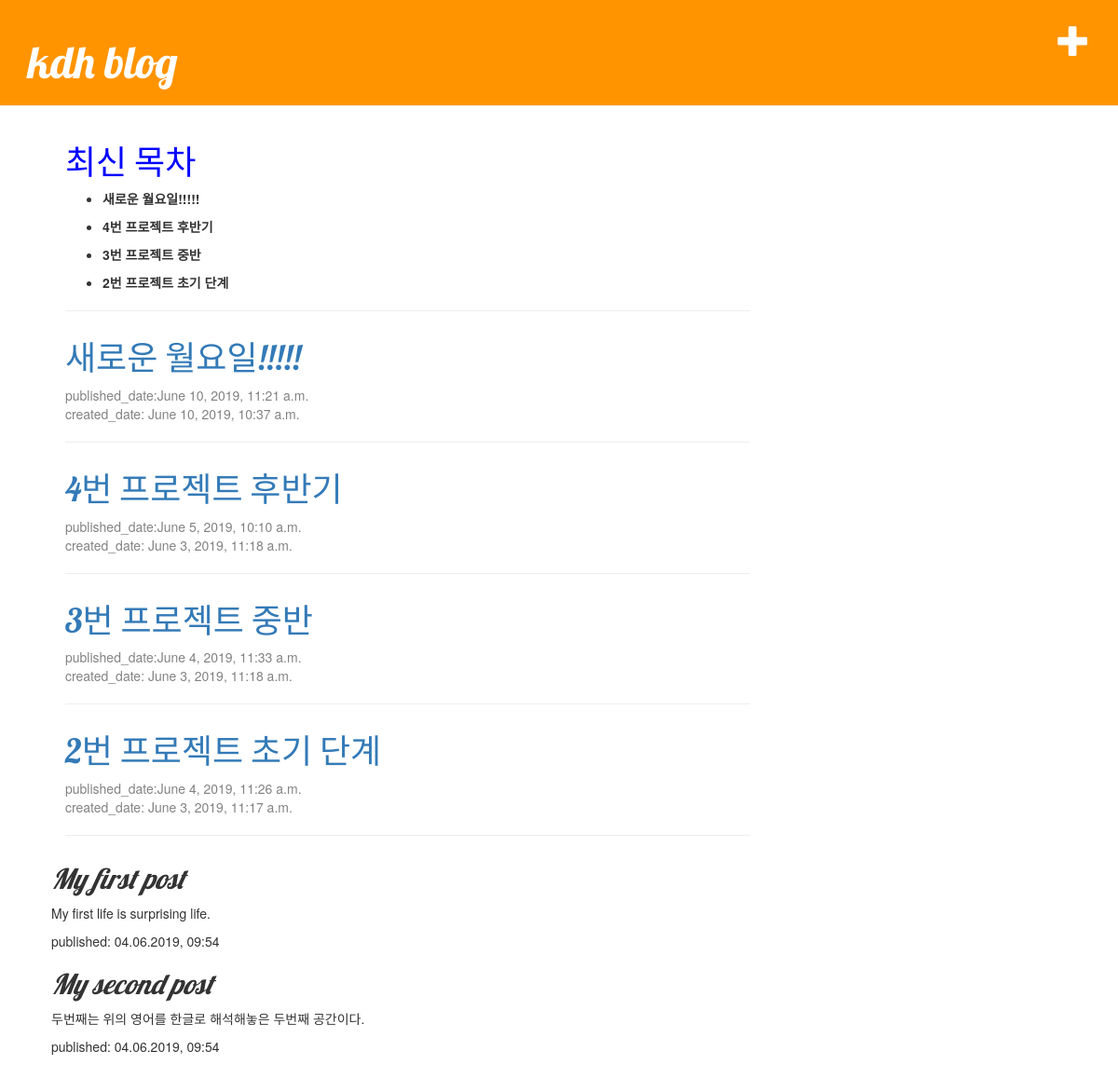
Screenshot of /blog/ with the database file from the repository.
### blog/models.py (models this page shows, shortened)
class Post(models.Model): # 모델을 정의하는 코드 모델 = 객체
    author = models.ForeignKey('auth.User', on_delete=models.CASCADE)
    title = models.CharField(max_length=200)
    text = models.TextField()
    created_date = models.DateTimeField(
            default=timezone.now)
    published_date = models.DateTimeField(
            blank=True, null=True)
    def __str__(self):
        return self.title

### blog/views.py (the view)
# urls.py: path('', views.post_list, name='post_list'),
def post_list(request):
    posts = Post.objects.filter(published_date__lte=timezone.now()).order_by('-published_date')
    return render(request, "blog/post_list.html", {'posts':posts})

### blog/templates/blog/post_list.html
{% extends 'blog/base.html' %}
{% block content %}
  <div class="post">
  <h1><font color=blue>최신 목차</font></h1>
  {% for post in posts %}
  <ul>
  <li><b>{{post}}</b><br/></li>
  </ul>
  {% endfor %}<hr/>
 </div>
    {% for post in posts %}
        <div class="post">
            <h1><a href="{% url 'post_detail' pk=post.pk %}">{{ post.title }}</a></h1>
            <div class="date">
                published_date:{{ post.published_date }}<br/>
                created_date: {{ post.created_date}}
            </div><hr/>
        </div>
    {% endfor %}
<div>
<h2><i>My first post</i></h2>
<p>My first life is surprising life.</p>
<p>published: 04.06.2019, 09:54</p>
</div>
<div>
<h2><i>My second post</i></h2>
<p>두번째는 위의 영어를 한글로 해석해놓은 두번째 공간이다.</p>
<p>published: 04.06.2019, 09:54</p>
</div>
{% endblock %}

### blog/templates/blog/base.html (shortened to what this page needs)
<!DOCTYPE html>
{% load static %}
<html>
    <head>
        <link rel="stylesheet" href="//maxcdn.bootstrapcdn.com/bootstrap/3.2.0/css/bootstrap.min.css">
        <link rel="stylesheet" href="//maxcdn.bootstrapcdn.com/bootstrap/3.2.0/css/bootstrap-theme.min.css">
        <link rel="stylesheet" href="{% static 'css/blog.css' %}">
    </head>
    <body>
    <div class="page-header">
    <a href="{% url 'post_new' %}" class="top-menu"><span class="glyphicon glyphicon-plus"></span></a>
        <h1><a href="{% url 'post_list' %}">kdh blog</a></h1>
    </div>
    <div class="content container">
        <div class="row">
            <div class="col-md-8">
            {% block content %}
            {% endblock %}
            </div>
        </div>
    </div>
</body>
</html>

### blog/static/css/blog.css (style rules this page uses)
.page-header { background-color: #ff9400; margin-top: 0; padding: 20px 20px 10px 30px; }
.page-header h1, .page-header h1 a, .page-header h1 a:visited, .page-header h1 a:active { color: #ffffff; font-size: 36pt; text-decoration: none; }
.content { margin-left: 40px; }
h1, h2, h3, h4 { font-family: 'Lobster', cursive; }
.date { color: #828282; }
.top-menu, .top-menu:hover, .top-menu:visited { color: #ffffff; float: right; font-size: 26pt; margin-right: 10px; }
.post { margin-bottom: 30px; padding-left: 15px; }

### rows the page displays
Post: title "새로운 월요일!!!!!", published_date "June 10, 2019, 11:21 a.m.", created_date "June 10, 2019, 10:37 a.m."
Post: title "4번 프로젝트 후반기", published_date "June 5, 2019, 10:10 a.m.", created_date "June 3, 2019, 11:18 a.m."
Post: title "3번 프로젝트 중반", published_date "June 4, 2019, 11:33 a.m.", created_date "June 3, 2019, 11:18 a.m."
Post: title "2번 프로젝트 초기 단계", published_date "June 4, 2019, 11:26 a.m.", created_date "June 3, 2019, 11:17 a.m."
